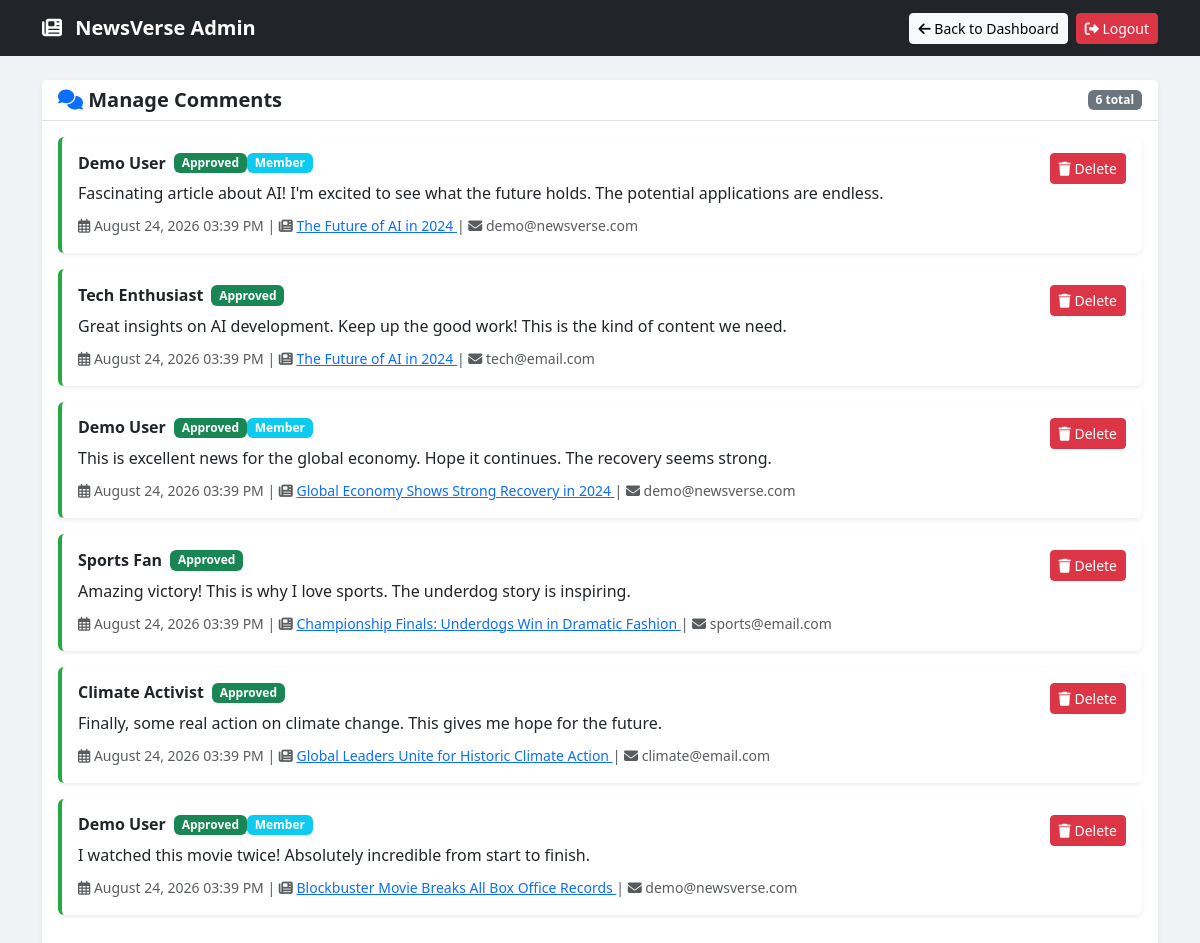
The page /admin_comments.php (signed in) on the database its author committed.
### tables this page shows
CREATE TABLE comments (
    id INT AUTO_INCREMENT PRIMARY KEY,
    post_id INT NOT NULL,
    user_id INT DEFAULT NULL,
    parent_id INT DEFAULT NULL,
    commenter_name VARCHAR(100) NOT NULL,
    commenter_email VARCHAR(100) NOT NULL,
    comment_text TEXT NOT NULL,
    status ENUM('pending', 'approved', 'rejected') DEFAULT 'pending',
    likes_count INT DEFAULT 0,
    created_at TIMESTAMP DEFAULT CURRENT_TIMESTAMP,
    updated_at TIMESTAMP DEFAULT CURRENT_TIMESTAMP ON UPDATE CURRENT_TIMESTAMP,
    INDEX idx_post_id (post_id),
    INDEX idx_user_id (user_id),
    INDEX idx_parent_id (parent_id),
    INDEX idx_status (status),
    FOREIGN KEY (post_id) REFERENCES posts(id) ON DELETE CASCADE,
    FOREIGN KEY (user_id) REFERENCES users(id) ON DELETE SET NULL,
    FOREIGN KEY (parent_id) REFERENCES comments(id) ON DELETE CASCADE
);

CREATE TABLE posts (
    id INT AUTO_INCREMENT PRIMARY KEY,
    category VARCHAR(100) NOT NULL,
    sub_category VARCHAR(100) DEFAULT NULL,
    is_latest TINYINT(1) DEFAULT 0,
    is_featured TINYINT(1) DEFAULT 0,
    is_breaking TINYINT(1) DEFAULT 0,
    title VARCHAR(255) NOT NULL,
    slug VARCHAR(255) DEFAULT NULL,
    excerpt TEXT,
    content LONGTEXT NOT NULL,
    author_name VARCHAR(100) NOT NULL,
    author_image VARCHAR(255) DEFAULT NULL,
    main_image VARCHAR(255) NOT NULL,
    gallery_images TEXT DEFAULT NULL,
    video_url VARCHAR(255) DEFAULT NULL,
    status ENUM('draft', 'pending', 'published', 'archived', 'rejected') DEFAULT 'pending',
    approved TINYINT(1) DEFAULT 0,
    created_by INT DEFAULT NULL,
    submitted_by INT DEFAULT NULL,
    approved_by INT DEFAULT NULL,
    created_at TIMESTAMP DEFAULT CURRENT_TIMESTAMP,
    updated_at TIMESTAMP DEFAULT CURRENT_TIMESTAMP ON UPDATE CURRENT_TIMESTAMP,
    submission_date TIMESTAMP DEFAULT CURRENT_TIMESTAMP,
    approved_at TIMESTAMP NULL,
    published_at TIMESTAMP NULL,
    view_count INT DEFAULT 0,
    likes_count INT DEFAULT 0,
    bookmark_count INT DEFAULT 0,
    comment_count INT DEFAULT 0,
    read_time VARCHAR(20) DEFAULT '2 min read',
    tags TEXT DEFAULT NULL,
    INDEX idx_category (category),
    INDEX idx_status (status),
    INDEX idx_approved (approved),
    INDEX idx_is_latest (is_latest),
    INDEX idx_is_featured (is_featured),
    INDEX idx_is_breaking (is_breaking),
    INDEX idx_created_at (created_at),
    INDEX idx_submitted_by (submitted_by),
    INDEX idx_slug (slug),
    FOREIGN KEY (created_by) REFERENCES users(id) ON DELETE SET NULL,
    FOREIGN KEY (submitted_by) REFERENCES users(id) ON DELETE SET NULL,
    FOREIGN KEY (approved_by) REFERENCES users(id) ON DELETE SET NULL
);

### admin_comments.php (the view, shortened to what this page needs)
<?php
include 'db.php';
$stmt = $pdo->query("
    SELECT c.*, p.title as post_title, p.id as post_id
    FROM comments c
    LEFT JOIN posts p ON c.post_id = p.id
    ORDER BY c.created_at DESC
");
$comments = $stmt->fetchAll();
?>
<!DOCTYPE html>
<html lang="en">
<head>
    <link href="https://cdn.jsdelivr.net/npm/bootstrap@5.3.0/dist/css/bootstrap.min.css" rel="stylesheet">
    <link rel="stylesheet" href="https://cdnjs.cloudflare.com/ajax/libs/font-awesome/6.4.0/css/all.min.css">
</head>
<body>
<nav class="navbar navbar-expand-lg navbar-dark bg-dark">
    <div class="container">
        <a class="navbar-brand fw-bold" href="admin_dashboard.php">
            <i class="fas fa-newspaper me-2"></i> NewsVerse Admin
        </a>
        <div class="navbar-nav ms-auto">
            <a href="admin_dashboard.php" class="btn btn-light btn-sm me-2">
                <i class="fas fa-arrow-left"></i> Back to Dashboard
            </a>
            <a href="logout.php" class="btn btn-danger btn-sm">
                <i class="fas fa-sign-out-alt"></i> Logout
            </a>
        </div>
    </div>
</nav>
<div class="container mt-4">
    <div class="card shadow-sm border-0">
        <div class="card-header bg-white border-bottom d-flex justify-content-between align-items-center">
            <h5 class="fw-bold mb-0"><i class="fas fa-comments text-primary"></i> Manage Comments</h5>
            <span class="badge bg-secondary"><?= count($comments) ?> total</span>
        </div>
        <div class="card-body">
            <?php if(count($comments) > 0): ?>
                <div class="row">
                    <?php foreach($comments as $comment): ?>
                        <div class="col-12 mb-3">
                            <div class="comment-card <?= $comment['status'] ?> p-3 bg-white rounded shadow-sm">
                                <div class="d-flex justify-content-between align-items-start">
                                    <div class="flex-grow-1">
                                        <div class="d-flex align-items-center mb-2">
                                            <h6 class="fw-bold mb-0 me-2"><?= htmlspecialchars($comment['commenter_name']) ?></h6>
                                            <span class="badge bg-<?= $comment['status'] == 'approved' ? 'success' : ($comment['status'] == 'pending' ? 'warning' : 'danger') ?>">
                                                <?= ucfirst($comment['status']) ?>
                                            </span>
                                            <?php if($comment['user_id']): ?>
                                                <span class="badge bg-info">Member</span>
                                            <?php endif; ?>
                                        </div>
                                        <p class="mb-2"><?= nl2br(htmlspecialchars($comment['comment_text'])) ?></p>
                                        <small class="text-muted">
                                            <i class="far fa-calendar-alt"></i> <?= date('F d, Y h:i A', strtotime($comment['created_at'])) ?>
                                            | <i class="fas fa-newspaper"></i>
                                            <a href="view_post.php?id=<?= $comment['post_id'] ?>" target="_blank">
                                                <?= htmlspecialchars($comment['post_title'] ?? 'Deleted Post') ?>
                                            </a>
                                            | <i class="fas fa-envelope"></i> <?= htmlspecialchars($comment['commenter_email']) ?>
                                        </small>
                                    </div>
                                    <div class="ms-3">
                                        <a href="?action=delete&id=<?= $comment['id'] ?>" class="btn btn-danger btn-sm"
                                           onclick="return confirm('Delete this comment?')">
                                            <i class="fas fa-trash"></i> Delete
                                        </a>
                                    </div>
                                </div>
                            </div>
                        </div>
                    <?php endforeach; ?>
                </div>
            <?php endif; ?>
        </div>
    </div>
</div>
</body>
</html>

### admin_comments.php (style rules this page uses)
body { background: #f0f2f5; }
.comment-card { border-left: 4px solid #007bff; transition: all 0.3s; }
.comment-card.approved { border-left-color: #28a745; }

### rows shown on the page
comments: commenter_name "Demo User", status "Approved", shows "Member", comment_text "Fascinating article about AI! I'm excited to see what the future holds. The potential applications are endless.", created_at "August 24, 2026 03:39 PM", post.title "The Future of AI in 2024", commenter_email "demo@newsverse.com"
comments: commenter_name "Tech Enthusiast", status "Approved", comment_text "Great insights on AI development. Keep up the good work! This is the kind of content we need.", created_at "August 24, 2026 03:39 PM", post.title "The Future of AI in 2024", commenter_email "tech@email.com"
comments: commenter_name "Demo User", status "Approved", shows "Member", comment_text "This is excellent news for the global economy. Hope it continues. The recovery seems strong.", created_at "August 24, 2026 03:39 PM", post.title "Global Economy Shows Strong Recovery in 2024", commenter_email "demo@newsverse.com"
comments: commenter_name "Sports Fan", status "Approved", comment_text "Amazing victory! This is why I love sports. The underdog story is inspiring.", created_at "August 24, 2026 03:39 PM", post.title "Championship Finals: Underdogs Win in Dramatic Fashion", commenter_email "sports@email.com"
comments: commenter_name "Climate Activist", status "Approved", comment_text "Finally, some real action on climate change. This gives me hope for the future.", created_at "August 24, 2026 03:39 PM", post.title "Global Leaders Unite for Historic Climate Action", commenter_email "climate@email.com"
comments: commenter_name "Demo User", status "Approved", shows "Member", comment_text "I watched this movie twice! Absolutely incredible from start to finish.", created_at "August 24, 2026 03:39 PM", post.title "Blockbuster Movie Breaks All Box Office Records", commenter_email "demo@newsverse.com"

### other values the page prints
count($comments) "6"
